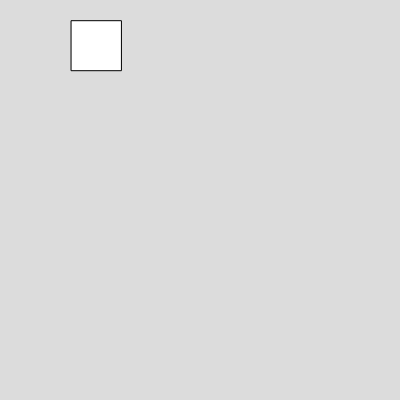
Frame 1 (no input)
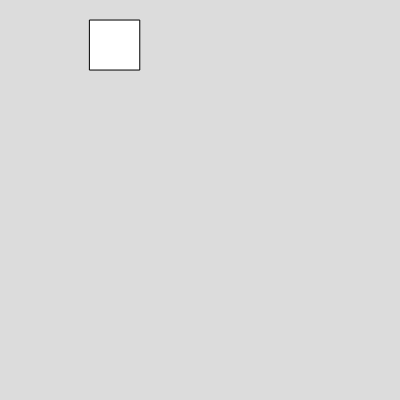
Frame 60 (no input)
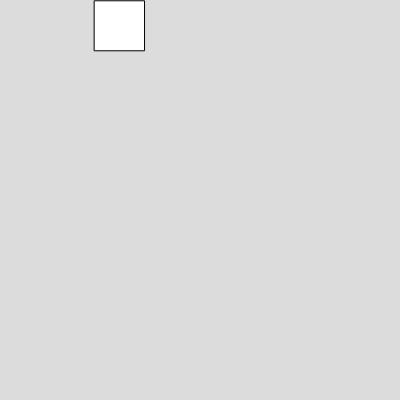
Frame 120 (the mouse pressed at the canvas centre since frame 60)

The p5.js sketch that drew these frames (run headless with seeded random() and noise() and a simulated clock; from frame 60 on, the mouse is pressed at the canvas centre):

// p5.js sketch
// ── sketch.js
//The setup() function is called once when the program starts.
//https://p5js.org/reference/#/p5/setup
function setup() {
  createCanvas(400, 400);
  
}

//Called directly after setup(), the draw() function continuously executes the lines of code contained inside its block until the program is stopped or noLoop() is called.
//https://p5js.org/reference/#/p5/draw
function draw() {
  background(220);
  
  //Create a square at x:10 y:20 size:50
  // https://p5js.org/reference/#/p5/square
  square(random(100),random(100),50);
}
